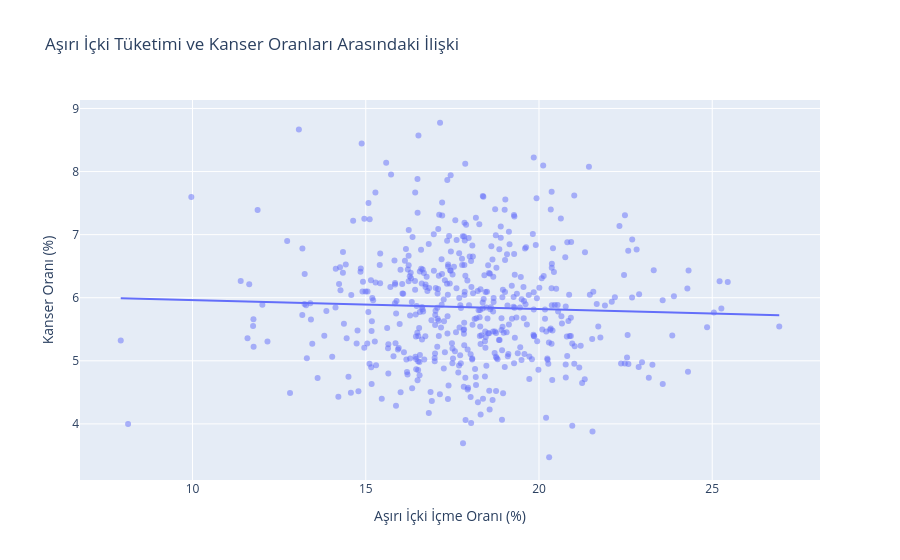
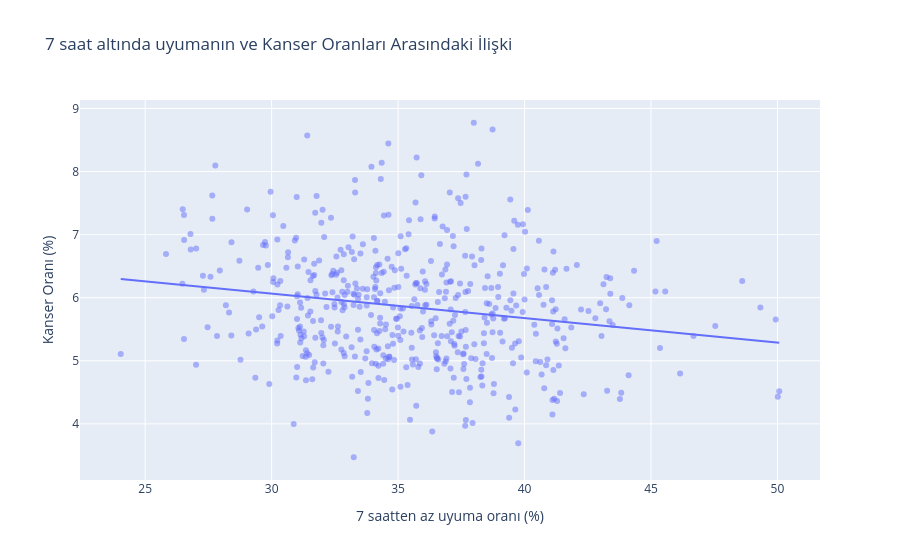
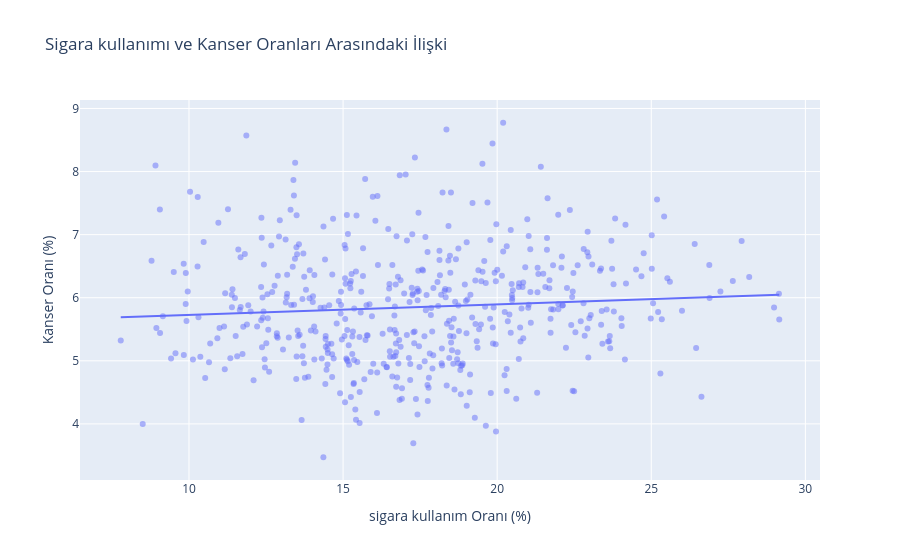
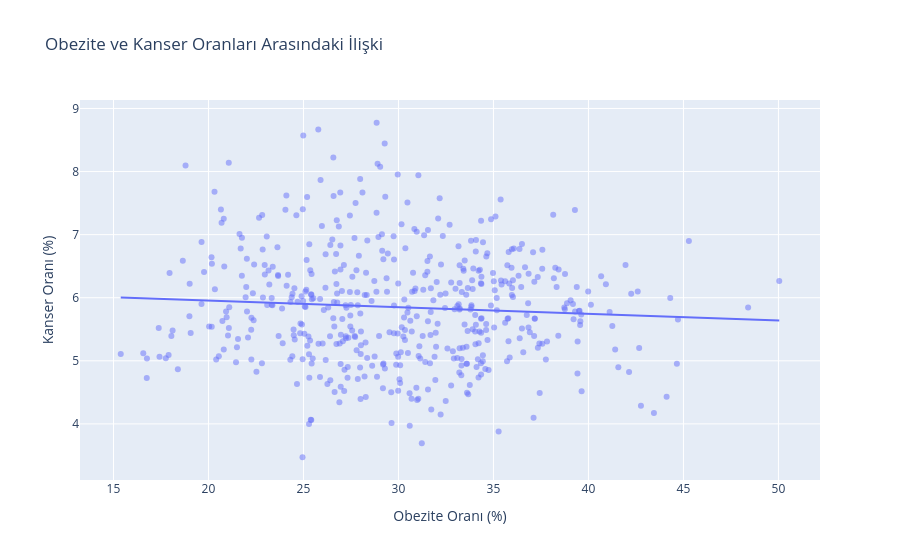

Write notebook code for charts like these, in order.
### Code cell
# Saçılım grafiklerini çizdik her bir unhealty behavior için
fig1 = px.scatter(pivot_veri, x='Binge Drinking', y='Cancer (except skin)',
                 trendline="ols", # regresyon çizgisi ekler
                 title='Aşırı İçki Tüketimi ve Kanser Oranları Arasındaki İlişki',
                 labels={'Binge Drinking':'Aşırı İçki İçme Oranı (%)', 'Cancer (except skin)':'Kanser Oranı (%)'},
                 hover_data=['CityName', 'StateAbbr'], # üzerine gelince şehir adını gösterir
                 opacity=0.5) # noktalar üst üste bindiğinde net görülsün diye

fig1.show()

fig2 = px.scatter(pivot_veri, x= 'Sleep <7 hours', y='Cancer (except skin)',
                 trendline="ols", # regresyon çizgisi ekler
                 title='7 saat altında uyumanın ve Kanser Oranları Arasındaki İlişki',
                 labels={'Sleep <7 hours':'7 saatten az uyuma oranı (%)', 'Cancer (except skin)':'Kanser Oranı (%)'},
                 hover_data=['CityName', 'StateAbbr'], # üzerine gelince şehir adını gösterir
                 opacity=0.5) # noktalar üst üste bindiğinde net görülsün diye

fig2.show()

fig3 = px.scatter(pivot_veri, x='Current Smoking', y='Cancer (except skin)',
                 trendline="ols", # regresyon çizgisi ekler
                 title='Sigara kullanımı ve Kanser Oranları Arasındaki İlişki',
                 labels={'Current Smoking':'sigara kullanım Oranı (%)', 'Cancer (except skin)':'Kanser Oranı (%)'},
                 hover_data=['CityName', 'StateAbbr'], # üzerine gelince şehir adını gösterir
                 opacity=0.5) # noktalar üst üste bindiğinde net görülsün diye

fig3.show()

fig4 = px.scatter(pivot_veri, x='Obesity', y='Cancer (except skin)',
                 trendline="ols", # regresyon çizgisi ekler
                 title='Obezite ve Kanser Oranları Arasındaki İlişki',
                 labels={'Obesity':'Obezite Oranı (%)', 'Cancer (except skin)':'Kanser Oranı (%)'},
                 hover_data=['CityName', 'StateAbbr'], # üzerine gelince şehir adını gösterir
                 opacity=0.5) # noktalar üst üste bindiğinde net görülsün diye

fig4.show()

fig5 = px.scatter(pivot_veri, x='Physical Inactivity', y='Cancer (except skin)',
                 trendline="ols", # regresyon çizgisi ekler
                 title='Hareketsiz yaşam ve Kanser Oranları Arasındaki İlişki',
                 labels={'Physical Inactivity':'Haraketsiz yaşam Oranı (%)', 'Cancer (except skin)':'Kanser Oranı (%)'},
                 hover_data=['CityName', 'StateAbbr'], # üzerine gelince şehir adını gösterir
                 opacity=0.5) # noktalar üst üste bindiğinde net görülsün diye opaklık ekliyoruz

fig5.show()

### Figure 1 — Plotly figure (JSON) as saved in the notebook; plotly's stock layout.template omitted (floating-point values rounded to 4 significant figures; data arrays with more than 128 entries replaced by an {"elided": "..."} marker saying what was removed)
{"data": [{"customdata": {"elided": "500x2 str values"}, "hovertemplate": "Aşırı İçki İçme Oranı (%)=%{x}<br>Kanser Oranı (%)=%{y}<br>CityName=%{customdata[0]}<br>StateAbbr=%{customdata[1]}<extra></extra>", "legendgroup": "", "marker": {"color": "#636efa", "opacity": 0.5, "symbol": "circle"}, "mode": "markers", "name": "", "orientation": "v", "showlegend": false, "type": "scatter", "x": {"elided": "500 float values"}, "xaxis": "x", "y": {"elided": "500 float values"}, "yaxis": "y"}, {"hovertemplate": "<b>OLS trendline</b><br>Cancer (except skin) = -0.0141301 * Binge Drinking + 6.10404<br>R<sup>2</sup>=0.001711<br><br>Aşırı İçki İçme Oranı (%)=%{x}<br>Kanser Oranı (%)=%{y} <b>(trend)</b><extra></extra>", "legendgroup": "", "marker": {"color": "#636efa", "symbol": "circle"}, "mode": "lines", "name": "", "showlegend": false, "type": "scatter", "x": {"elided": "500 float values"}, "xaxis": "x", "y": {"elided": "500 float values"}, "yaxis": "y"}], "layout": {"autosize": true, "legend": {"tracegroupgap": 0}, "title": {"text": "Aşırı İçki Tüketimi ve Kanser Oranları Arasındaki İlişki"}, "xaxis": {"anchor": "y", "autorange": true, "domain": [0, 1], "range": [6.779, 28.08], "title": {"text": "Aşırı İçki İçme Oranı (%)"}, "type": "linear"}, "yaxis": {"anchor": "x", "autorange": true, "domain": [0, 1], "range": [3.034, 9.211], "title": {"text": "Kanser Oranı (%)"}, "type": "linear"}}}

### Figure 2 — Plotly figure (JSON) as saved in the notebook; plotly's stock layout.template omitted (floating-point values rounded to 4 significant figures; data arrays with more than 128 entries replaced by an {"elided": "..."} marker saying what was removed)
{"data": [{"customdata": {"elided": "500x2 str values"}, "hovertemplate": "7 saatten az uyuma oranı (%)=%{x}<br>Kanser Oranı (%)=%{y}<br>CityName=%{customdata[0]}<br>StateAbbr=%{customdata[1]}<extra></extra>", "legendgroup": "", "marker": {"color": "#636efa", "opacity": 0.5, "symbol": "circle"}, "mode": "markers", "name": "", "orientation": "v", "showlegend": false, "type": "scatter", "x": {"elided": "500 float values"}, "xaxis": "x", "y": {"elided": "500 float values"}, "yaxis": "y"}, {"hovertemplate": "<b>OLS trendline</b><br>Cancer (except skin) = -0.0388282 * Sleep <7 hours + 7.23124<br>R<sup>2</sup>=0.035572<br><br>7 saatten az uyuma oranı (%)=%{x}<br>Kanser Oranı (%)=%{y} <b>(trend)</b><extra></extra>", "legendgroup": "", "marker": {"color": "#636efa", "symbol": "circle"}, "mode": "lines", "name": "", "showlegend": false, "type": "scatter", "x": {"elided": "500 float values"}, "xaxis": "x", "y": {"elided": "500 float values"}, "yaxis": "y"}], "layout": {"autosize": true, "legend": {"tracegroupgap": 0}, "title": {"text": "7 saat altında uyumanın ve Kanser Oranları Arasındaki İlişki"}, "xaxis": {"anchor": "y", "autorange": true, "domain": [0, 1], "range": [22.46, 51.65], "title": {"text": "7 saatten az uyuma oranı (%)"}, "type": "linear"}, "yaxis": {"anchor": "x", "autorange": true, "domain": [0, 1], "range": [3.034, 9.211], "title": {"text": "Kanser Oranı (%)"}, "type": "linear"}}}

### Figure 3 — Plotly figure (JSON) as saved in the notebook; plotly's stock layout.template omitted (floating-point values rounded to 4 significant figures; data arrays with more than 128 entries replaced by an {"elided": "..."} marker saying what was removed)
{"data": [{"customdata": {"elided": "500x2 str values"}, "hovertemplate": "sigara kullanım Oranı (%)=%{x}<br>Kanser Oranı (%)=%{y}<br>CityName=%{customdata[0]}<br>StateAbbr=%{customdata[1]}<extra></extra>", "legendgroup": "", "marker": {"color": "#636efa", "opacity": 0.5, "symbol": "circle"}, "mode": "markers", "name": "", "orientation": "v", "showlegend": false, "type": "scatter", "x": {"elided": "500 float values"}, "xaxis": "x", "y": {"elided": "500 float values"}, "yaxis": "y"}, {"hovertemplate": "<b>OLS trendline</b><br>Cancer (except skin) = 0.0167718 * Current Smoking + 5.55915<br>R<sup>2</sup>=0.006289<br><br>sigara kullanım Oranı (%)=%{x}<br>Kanser Oranı (%)=%{y} <b>(trend)</b><extra></extra>", "legendgroup": "", "marker": {"color": "#636efa", "symbol": "circle"}, "mode": "lines", "name": "", "showlegend": false, "type": "scatter", "x": {"elided": "500 float values"}, "xaxis": "x", "y": {"elided": "500 float values"}, "yaxis": "y"}], "layout": {"autosize": true, "legend": {"tracegroupgap": 0}, "title": {"text": "Sigara kullanımı ve Kanser Oranları Arasındaki İlişki"}, "xaxis": {"anchor": "y", "autorange": true, "domain": [0, 1], "range": [6.493, 30.45], "title": {"text": "sigara kullanım Oranı (%)"}, "type": "linear"}, "yaxis": {"anchor": "x", "autorange": true, "domain": [0, 1], "range": [3.034, 9.211], "title": {"text": "Kanser Oranı (%)"}, "type": "linear"}}}

### Figure 4 — Plotly figure (JSON) as saved in the notebook; plotly's stock layout.template omitted (floating-point values rounded to 4 significant figures; data arrays with more than 128 entries replaced by an {"elided": "..."} marker saying what was removed)
{"data": [{"customdata": {"elided": "500x2 str values"}, "hovertemplate": "Obezite Oranı (%)=%{x}<br>Kanser Oranı (%)=%{y}<br>CityName=%{customdata[0]}<br>StateAbbr=%{customdata[1]}<extra></extra>", "legendgroup": "", "marker": {"color": "#636efa", "opacity": 0.5, "symbol": "circle"}, "mode": "markers", "name": "", "orientation": "v", "showlegend": false, "type": "scatter", "x": {"elided": "500 float values"}, "xaxis": "x", "y": {"elided": "500 float values"}, "yaxis": "y"}, {"hovertemplate": "<b>OLS trendline</b><br>Cancer (except skin) = -0.0105104 * Obesity + 6.16546<br>R<sup>2</sup>=0.005055<br><br>Obezite Oranı (%)=%{x}<br>Kanser Oranı (%)=%{y} <b>(trend)</b><extra></extra>", "legendgroup": "", "marker": {"color": "#636efa", "symbol": "circle"}, "mode": "lines", "name": "", "showlegend": false, "type": "scatter", "x": {"elided": "500 float values"}, "xaxis": "x", "y": {"elided": "500 float values"}, "yaxis": "y"}], "layout": {"autosize": true, "legend": {"tracegroupgap": 0}, "title": {"text": "Obezite ve Kanser Oranları Arasındaki İlişki"}, "xaxis": {"anchor": "y", "autorange": true, "domain": [0, 1], "range": [13.29, 52.14], "title": {"text": "Obezite Oranı (%)"}, "type": "linear"}, "yaxis": {"anchor": "x", "autorange": true, "domain": [0, 1], "range": [3.034, 9.211], "title": {"text": "Kanser Oranı (%)"}, "type": "linear"}}}
